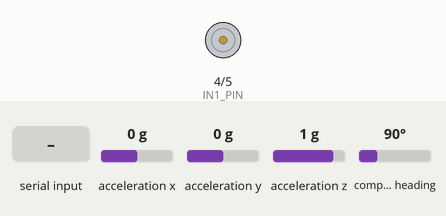
Recording of a sketch running on a simulated ESP32. Parts: motor-driver pin pairs drawn as motors (green arrow = first pin HIGH = forward, orange = second pin HIGH = backward, longer = more drive, scaled by the enable pin). The test bench sets the inputs (shaded band); at power-on: acceleration x 0 g, acceleration z 1 g, acceleration y 0 g, compass heading 90°. What the sketch prints to the serial monitor is not drawn.

Above: at 2.3 s.
2.4 s: acceleration x set to -1.4 g
5.4 s: "90,45\n" received over Serial
At 8.0 s:
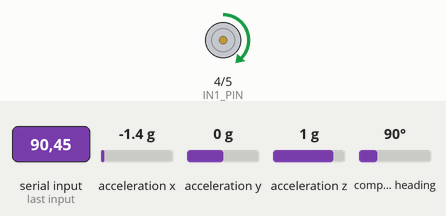
8.4 s: acceleration z set to 0.3 g
At 8.58 s:
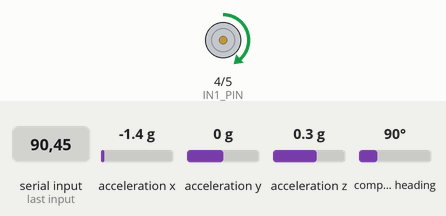
10.1 s: acceleration z set to 0 g
At 11.3 s:
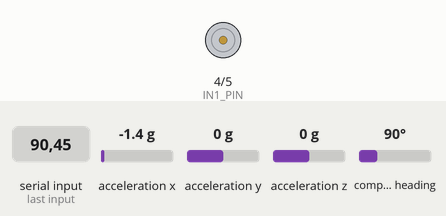
11.6 s: "30,150\n" received over Serial
14.6 s: acceleration y set to 0.3 g
At 15.6 s:
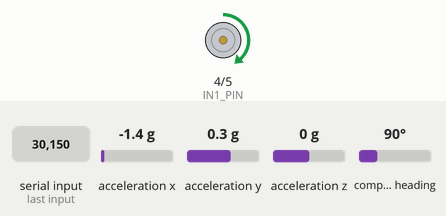
Timing chart, 0 to 17.6 s (numbered marks = the images above; inputs shaded):
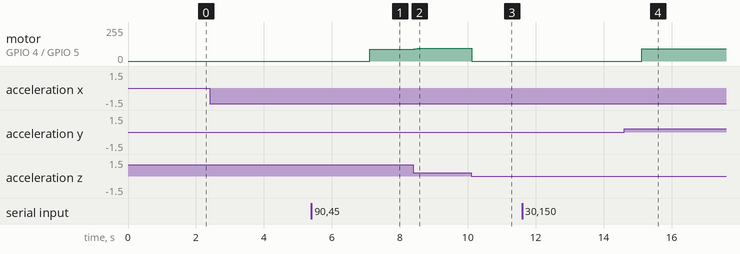

Measured:
- the behaviour switches between 0.2 and 0.1 g on acceleration z (found by bisection; images 2 and 3)
- the behaviour switches between 0.1 and 0.2 g on acceleration y (found by bisection; images 3 and 4)
- after the input at 5.4 s, motor on GPIO 4 (IN1_PIN) / GPIO 5 (IN2_PIN): stopped → forward 90/255 after 1.7 s
- after the input at 8.4 s, motor on GPIO 4 (IN1_PIN) / GPIO 5 (IN2_PIN): forward 90/255 → forward 93/255 at once, → forward 94/255 0.09 s later, → forward 95/255 0.14 s later
- after the input at 10.1 s, motor on GPIO 4 (IN1_PIN) / GPIO 5 (IN2_PIN): forward 95/255 → stopped at once
- after the input at 14.6 s, motor on GPIO 4 (IN1_PIN) / GPIO 5 (IN2_PIN): stopped → forward 93/255 after 0.53 s

The sketch:

Rotate_Microscope.ino
```cpp
#include <Wire.h>
#include <Adafruit_Sensor.h>
#include <Adafruit_BNO055.h>
#include <utility/imumaths.h>

// Motor control pins
#define ENABLE_PIN 2
#define IN1_PIN 4
#define IN2_PIN 5

// PWM setup
#define PWM_CHANNEL 0
#define PWM_FREQ 1000
#define PWM_RESOLUTION 8  // 8-bit resolution (0-255)

Adafruit_BNO055 bno = Adafruit_BNO055(55);

// Constants
const float ANGLE_TOLERANCE = 0.5;         // Allowable error
const float MAX_PITCH = 80.0;              // Max soft pitch limit
const float MIN_PITCH = -80.0;             // Min soft pitch limit
const float ABS_PITCH_LIMIT = 82.0;        // Emergency hard limit

// PWM parameters (used as base, actual values are updated case-wise)
const int MAX_PWM = 102;
const int MIN_PWM = 60;
const int START_PWM = 100;

float targetPitch = 0;
float filteredPitch = 0;
float initialPitchOffset = 0;
float startPitch = 0;
bool targetReceived = false;

bool emergencyStop = false;
unsigned long emergencyStartTime = 0;
const unsigned long EMERGENCY_DURATION = 5000; // 5 seconds emergency stop

bool zeroPitchDetected = false;
unsigned long zeroPitchStartTime = 0;
const unsigned long ZERO_TIMEOUT = 1000; // stall detection timeout

const float FILTER_FACTOR = 0.2; // low-pass filter for pitch

void setup() {
  Serial.begin(115200);

  // Set motor direction pins
  pinMode(IN1_PIN, OUTPUT);
  pinMode(IN2_PIN, OUTPUT);

  // Initialize PWM
  ledcSetup(PWM_CHANNEL, PWM_FREQ, PWM_RESOLUTION);
  ledcAttachPin(ENABLE_PIN, PWM_CHANNEL);
  stopMotor(); // stop motor at start

  // Initialize BNO055 IMU
  Wire.begin(21, 22); // SDA, SCL
  if (!bno.begin()) {
    Serial.println("BNO055 not detected. Check wiring.");
    while (1);
  }

  delay(1000);
  bno.setExtCrystalUse(true); // use external crystal
  delay(100);

  // Capture initial orientation offset
  sensors_event_t event;
  bno.getEvent(&event);
  initialPitchOffset = -event.orientation.y;

  Serial.print("Initial Offset: ");
  Serial.println(initialPitchOffset, 2);
  Serial.println("Enter target pitch (-80 to 80):");
}

void loop() {
  sensors_event_t event;
  bno.getEvent(&event);

  // Compute raw and filtered pitch
  float rawPitch = event.orientation.y + initialPitchOffset;
  filteredPitch = filteredPitch * (1 - FILTER_FACTOR) + rawPitch * FILTER_FACTOR;

  // Handle new serial target pitch input
  if (Serial.available()) {
    handleTargetInput();
  }

  // Recover from emergency stop after duration
  if (emergencyStop && (millis() - emergencyStartTime >= EMERGENCY_DURATION)) {
    emergencyStop = false;
    Serial.println("Emergency stop deactivated after 5 seconds");
  }

  // If emergency is active, keep motor stopped and print pitch
  if (emergencyStop) {
    stopMotor();
    Serial.print("Emergency active | Raw: ");
    Serial.print(rawPitch, 2);
    Serial.print(" | Filtered: ");
    Serial.println(filteredPitch, 2);
    return;
  }

  // Emergency trigger if filtered pitch exceeds safety bounds
  if (!emergencyStop && (filteredPitch > ABS_PITCH_LIMIT || filteredPitch < -ABS_PITCH_LIMIT)) {
    Serial.println("\nEMERGENCY: Angle limit exceeded.");
    emergencyStop = true;
    emergencyStartTime = millis();
    stopMotor();
    return;
  }

  // Stall detection (motor stuck at pitch = 0)
  if (filteredPitch == 0.0f) {
    if (!zeroPitchDetected) {
      zeroPitchStartTime = millis();
      zeroPitchDetected = true;
    } else if (millis() - zeroPitchStartTime > ZERO_TIMEOUT) {
      Serial.println("\nSTALL DETECTED: ZERO PITCH TIMEOUT");
      emergencyStop = true;
      emergencyStartTime = millis();
      stopMotor();
      return;
    }
  } else {
    zeroPitchDetected = false;
  }

  // Print pitch info continuously
  Serial.print("Raw Pitch: ");
  Serial.print(rawPitch, 1);
  Serial.print("° | Filtered Pitch: ");
  Serial.print(filteredPitch, 1);
  Serial.print("°");

  if (targetReceived) {
    float error = targetPitch - filteredPitch;
    float absError = abs(error);

    // Stop if soft limits are reached
    if ((filteredPitch >= MAX_PITCH && error > 0) ||
        (filteredPitch <= MIN_PITCH && error < 0)) {
      stopMotor();
      Serial.println(" | Soft limit reached.");
      targetReceived = false;
      return;
    }

    // Stop if within tolerance
    if (absError <= ANGLE_TOLERANCE) {
      stopMotor();
      Serial.println(" | Target Reached.");
      Serial.println("Enter new target pitch (-80 to 80):");
      targetReceived = false;
      return;
    }

    // Set PWM parameters based on error range
    int max_pwm = 102, min_pwm = 60, start_pwm = 100;  // default values
    float totalError = abs(targetPitch - startPitch);
    float coveredError = abs(filteredPitch - startPitch);

    if (error > 15) {
      max_pwm = 100; min_pwm = 60; start_pwm = 90;
    } else if (error > 0 && error <= 15) {
      max_pwm = 92; min_pwm = 60; start_pwm = 90;
    } else if (error < 0 && error >= -15) {
      max_pwm = 102; min_pwm = 70; start_pwm = 100;
    } else if (error < -15) {
      max_pwm = 102; min_pwm = 70; start_pwm = 100;
    }

    int pwm = 0;
    if (totalError > ANGLE_TOLERANCE) {
      float progress = constrain(coveredError / totalError, 0.0, 1.0);

      // Ramp up/down PWM based on progress
      if (progress < 0.33f) {
        pwm = map(progress * 100, 0, 33, start_pwm, max_pwm);
      } else {
        pwm = map(progress * 100, 33, 100, max_pwm, min_pwm);
      }

      pwm = constrain(pwm, min_pwm, max_pwm);
    }

    // Print control info
    Serial.print(" | Target: ");
    Serial.print(targetPitch, 1);
    Serial.print("° | Error: ");
    Serial.print(error, 2);
    Serial.print("° | PWM: ");
    Serial.print(pwm);
    Serial.print(" | Phase: ");
    Serial.print(constrain(coveredError / totalError, 0.0, 1.0), 2);
    Serial.println();

    applyMotorOutput(pwm, error > 0); // move forward/backward based on error sign
  } else {
    stopMotor(); // idle condition
    Serial.println();
  }

  delay(10); // loop delay
}

// Apply motor direction and speed via PWM
void applyMotorOutput(int pwm, bool forward) {
  digitalWrite(IN1_PIN, forward ? HIGH : LOW);
  digitalWrite(IN2_PIN, forward ? LOW : HIGH);
  ledcWrite(PWM_CHANNEL, pwm);
}

// Stop motor completely
void stopMotor() {
  digitalWrite(IN1_PIN, LOW);
  digitalWrite(IN2_PIN, LOW);
  ledcWrite(PWM_CHANNEL, 0);
}

// Read and validate target pitch from serial
void handleTargetInput() {
  float input = Serial.parseFloat();
  if (input > MAX_PITCH) {
    targetPitch = MAX_PITCH;
    Serial.println("Clamped to +80°");
  } else if (input < MIN_PITCH) {
    targetPitch = MIN_PITCH;
    Serial.println("Clamped to -80°");
  } else {
    targetPitch = input;
  }

  Serial.print("New Target Set: ");
  Serial.println(targetPitch);
  targetReceived = true;
  startPitch = filteredPitch; // store starting point
  stopMotor(); // stop before new movement
  while (Serial.available()) Serial.read(); // clear buffer
}
```
